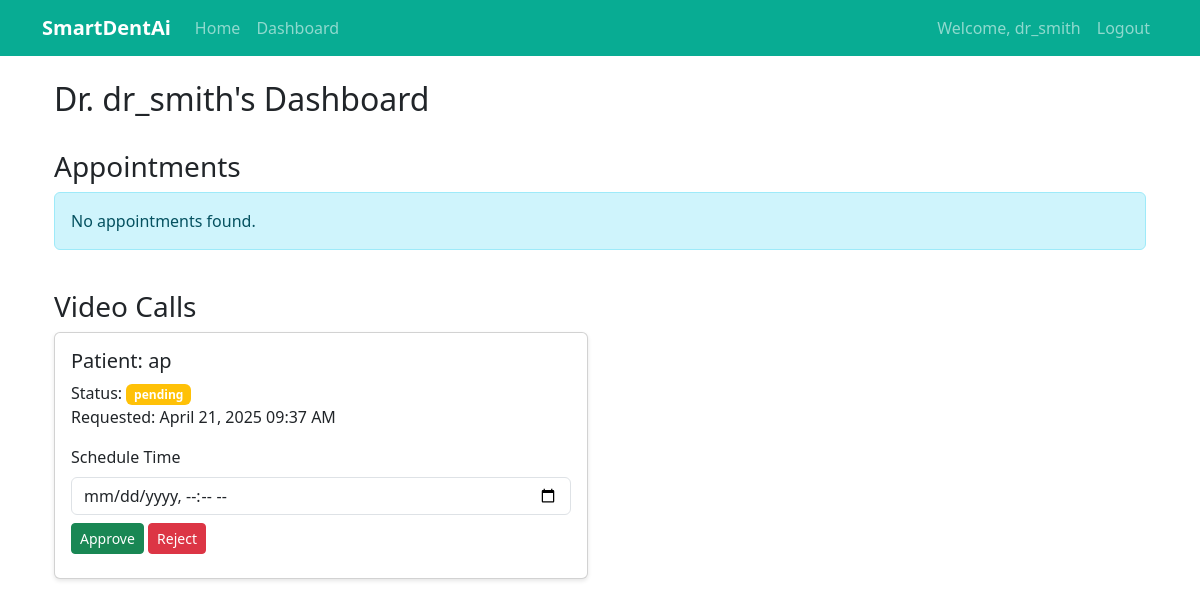
The page /dashboard (signed in) on the database its author committed.
### app.py (models this page shows, shortened)
class User(UserMixin, db.Model):
    id = db.Column(db.Integer, primary_key=True)
    username = db.Column(db.String(80), unique=True, nullable=False)
    email = db.Column(db.String(120), unique=True, nullable=False)
    password_hash = db.Column(db.String(128))
    is_dentist = db.Column(db.Boolean, default=False)
    specialty = db.Column(db.String(50), nullable=True)
    patient_appointments = db.relationship('Appointment',
                                         foreign_keys='Appointment.patient_id',
                                         backref='patient',
                                         lazy=True)
    dentist_appointments = db.relationship('Appointment',
                                         foreign_keys='Appointment.dentist_id',
                                         backref='dentist',
                                         lazy=True)
    video_call_requests = db.relationship('VideoCallRequest',
                                        foreign_keys='VideoCallRequest.patient_id',
                                        backref='patient',
                                        lazy=True)
    dentist_video_calls = db.relationship('VideoCallRequest',
                                        foreign_keys='VideoCallRequest.dentist_id',
                                        backref='dentist',
                                        lazy=True)

class VideoCallRequest(db.Model):
    id = db.Column(db.Integer, primary_key=True)
    patient_id = db.Column(db.Integer, db.ForeignKey('user.id'), nullable=False)
    dentist_id = db.Column(db.Integer, db.ForeignKey('user.id'), nullable=False)
    specialty = db.Column(db.String(50), nullable=False)
    status = db.Column(db.String(20), default='pending')  # pending, approved, rejected
    created_at = db.Column(db.DateTime, default=datetime.utcnow)
    scheduled_time = db.Column(db.DateTime, nullable=True)
    video_call_room = db.Column(db.String(50), nullable=True)
    notes = db.Column(db.Text, nullable=True)

### app.py (the view)
@app.route('/dashboard')
@login_required
def dashboard():
    if current_user.is_dentist:
        appointments = Appointment.query.filter_by(dentist_id=current_user.id).all()
        video_calls = VideoCallRequest.query.filter_by(dentist_id=current_user.id).all()
    else:
        appointments = Appointment.query.filter_by(patient_id=current_user.id).all()
        video_calls = VideoCallRequest.query.filter_by(patient_id=current_user.id).all()
    return render_template('dashboard.html',
                         appointments=appointments,
                         video_calls=video_calls,
                         is_dentist=current_user.is_dentist,
                         current_user=current_user)

### app.py (called while the page is built)
@login_manager.user_loader
def load_user(user_id):
    return User.query.get(int(user_id))

### templates/dashboard.html (shortened to what this page needs)
{% extends "base.html" %}
{% block content %}
<div class="container">
    <div class="row mb-4">
        <div class="col-12">
            <h2>{% if current_user.is_dentist %}Dr. {{ current_user.username }}'s Dashboard{% else %}Patient Dashboard{% endif %}</h2>
        </div>
    </div>
    <div class="row mb-4">
        <div class="col-12">
            <h3>Appointments</h3>
            {% if appointments %}
            <div class="row">
                {% for appointment in appointments %}
                <div class="col-md-6 mb-3">
                    <div class="card">
                        <div class="card-body">
                            <h5 class="card-title">
                                {% if current_user.is_dentist %}
                                Patient: {{ appointment.patient.username }}
                                {% else %}
                                Dr. {{ appointment.dentist.username }} ({{ appointment.dentist.specialty }})
                                {% endif %}
                            </h5>
                            <p class="card-text">
                                Date: {{ appointment.date.strftime('%B %d, %Y') }}<br>
                                Time: {{ appointment.time.strftime('%I:%M %p') }}<br>
                                Status: <span class="badge bg-{{ 'success' if appointment.status == 'approved' else 'warning' }}">
                                    {{ appointment.status }}
                                </span>
                            </p>
                            {% if appointment.notes %}
                            <p class="card-text"><small class="text-muted">Notes: {{ appointment.notes }}</small></p>
                            {% endif %}
                            {% if current_user.is_dentist and appointment.status == 'pending' %}
                            <form action="{{ url_for('approve_appointment', appointment_id=appointment.id) }}" method="POST" class="d-inline">
                                <button type="submit" class="btn btn-success btn-sm">Approve</button>
                            </form>
                            {% endif %}
                        </div>
                    </div>
                </div>
                {% endfor %}
            </div>
            {% else %}
            <div class="alert alert-info">
                No appointments found.
            </div>
            {% endif %}
        </div>
    </div>
    <div class="row">
        <div class="col-12">
            <h3>Video Calls</h3>
            {% if video_calls %}
            <div class="row">
                {% for call in video_calls %}
                <div class="col-md-6 mb-3">
                    <div class="card">
                        <div class="card-body">
                            <h5 class="card-title">
                                {% if current_user.is_dentist %}
                                Patient: {{ call.patient.username }}
                                {% else %}
                                Dr. {{ call.dentist.username }} ({{ call.specialty }})
                                {% endif %}
                            </h5>
                            <p class="card-text">
                                Status: <span class="badge bg-{{ 'success' if call.status == 'approved' else 'warning' if call.status == 'pending' else 'danger' }}">
                                    {{ call.status }}
                                </span><br>
                                Requested: {{ call.created_at.strftime('%B %d, %Y %I:%M %p') }}
                            </p>
                            {% if current_user.is_dentist and call.status == 'pending' %}
                            <form action="{{ url_for('approve_video_call', call_id=call.id) }}" method="POST" class="mb-2">
                                <div class="mb-2">
                                    <label for="scheduled_time" class="form-label">Schedule Time</label>
                                    <input type="datetime-local" class="form-control" id="scheduled_time" name="scheduled_time" required>
                                </div>
                                <button type="submit" class="btn btn-success btn-sm">Approve</button>
                                <button type="submit" formaction="{{ url_for('reject_video_call', call_id=call.id) }}" class="btn btn-danger btn-sm">Reject</button>
                            </form>
                            {% elif call.status == 'approved' %}
                            <a href="{{ url_for('video_call', call_id=call.id) }}" class="btn btn-primary btn-sm">
                                <i class="bi bi-camera-video"></i> Join Call
                            </a>
                            {% endif %}
                        </div>
                    </div>
                </div>
                {% endfor %}
            </div>
            {% else %}
            <div class="alert alert-info">
                No video calls found.
            </div>
            {% endif %}
        </div>
    </div>
</div>
{% endblock %}

### templates/base.html (shortened to what this page needs)
<!DOCTYPE html>
<html lang="en">
<head>
    <link href="https://cdn.jsdelivr.net/npm/bootstrap@5.3.0/dist/css/bootstrap.min.css" rel="stylesheet">
    <link rel="stylesheet" href="https://cdn.jsdelivr.net/npm/bootstrap-icons@1.7.2/font/bootstrap-icons.css">
</head>
<body>
    <nav class="navbar navbar-expand-lg navbar-dark bg-primary">
        <div class="container">
            <a class="navbar-brand" href="{{ url_for('index') }}">SmartDentAi</a>
            <div class="collapse navbar-collapse" id="navbarNav">
                <ul class="navbar-nav me-auto">
                    <li class="nav-item">
                        <a class="nav-link" href="{{ url_for('index') }}">Home</a>
                    </li>
                    {% if current_user.is_authenticated %}
                        <li class="nav-item">
                            <a class="nav-link" href="{{ url_for('dashboard') }}">Dashboard</a>
                        </li>
                    {% endif %}
                </ul>
                <ul class="navbar-nav">
                    {% if current_user.is_authenticated %}
                        <li class="nav-item">
                            <span class="nav-link">Welcome, {{ current_user.username }}</span>
                        </li>
                        <li class="nav-item">
                            <a class="nav-link" href="{{ url_for('logout') }}">Logout</a>
                        </li>
                    {% endif %}
                </ul>
            </div>
        </div>
    </nav>
    <div class="container mt-4">
        {% block content %}{% endblock %}
    </div>
</body>
</html>

### templates/base.html (style rules this page uses)
.navbar-brand { font-weight: bold; }
.card { margin-bottom: 20px; box-shadow: 0 2px 4px rgba(0,0,0,0.1); }
.bg-primary { background-color: #08ac93 !important; }

### rows shown on the page
User: username "dr_smith"
VideoCallRequest: patient.username "ap", status "pending", created_at "April 21, 2025 09:37 AM"
